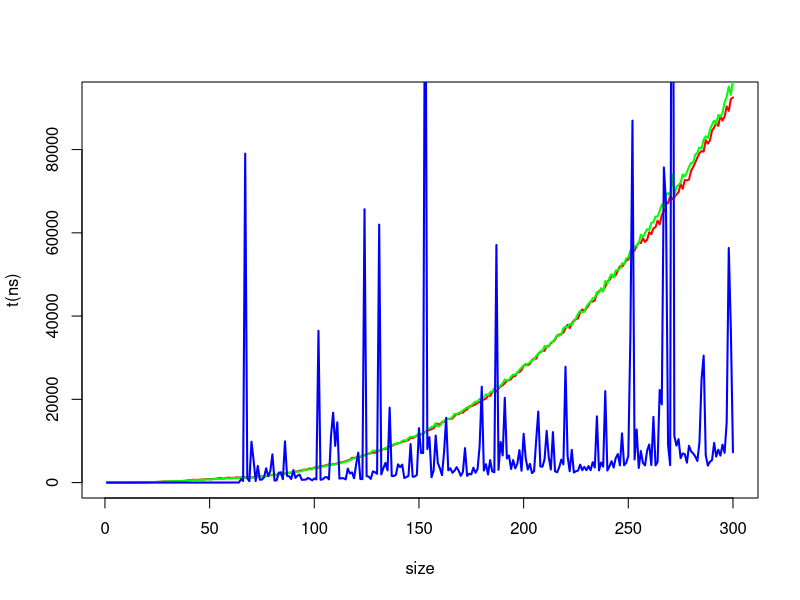
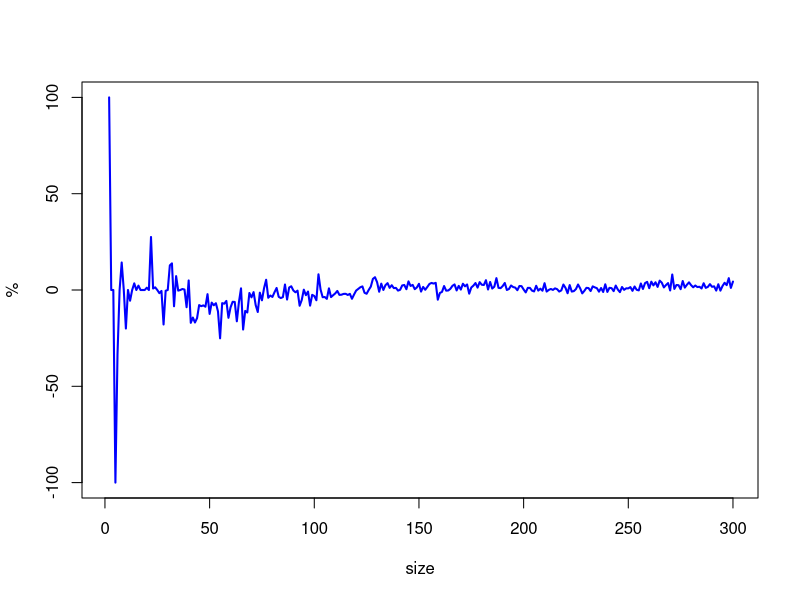

The R source for these figures, in order:


blas <- read.csv("matmult_times_blas.csv",header=FALSE)
fast <- read.csv("matmult_times_fast.csv",header=FALSE)
slow <- read.csv("matmult_times_naive.csv",header=FALSE)
range <- 1:(length(fast))

dif = slow - fast

dif = dif / slow
dif = dif * 100
print(mean(dif))
print(mean(slow - blas))

jpeg(file="plot.jpeg",width = 1000, height = 1000)

plot(range, fast, type='l', col='red', xlab='size', ylab='t(ns)', lwd=2)
#add second line to plot
lines(range, slow, col='green',lwd=2)
lines(range, blas, col='blue',lwd=2)

dev.off()

jpeg(file="difference.jpeg",width = 1000, height = 1000)

plot(range, dif, type='l', col='blue', xlab='size', ylab='%', lwd=2)
dev.off()

print(paste0(paste0("total slow: ", sum(slow)),"ns"))
print(paste0(paste0("total fast: ", sum(fast)),"ns"))
print(paste0(paste0("total BLAS: ", sum(blas)),"ns"))
print(paste0(paste0("difference: ", ((sum(slow)-sum(fast))/sum(slow))*100), "%"))
print(paste0(paste0("difference BLAS ", ((sum(slow)-sum(blas))/sum(slow))*100), "%"))
